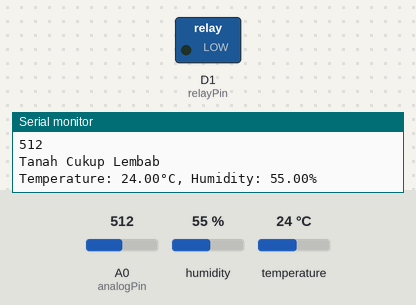
Simulated run of this sketch. Board: ESP8266 (NodeMCU). Parts: switched loads named in the sketch (green lamp = pin HIGH), the last lines printed to the serial monitor. The test bench sets the inputs (shaded band); at power-on: A0 (analogPin) = 512, humidity 55 %, temperature 24 °C. WiFi joins after 1.5 s; servers stay silent unless stated.

Above: at 3.2 s.
3.3 s: A0 (analogPin) set to 482
At 4.6 s:
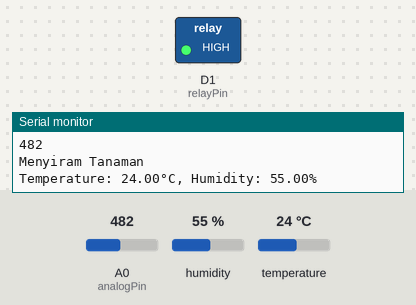
5.5 s: A0 (analogPin) set to 510
At 7.1 s:
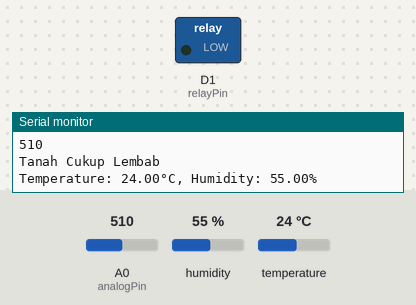
7.5 s: A0 (analogPin) set to 490
At 9.5 s:
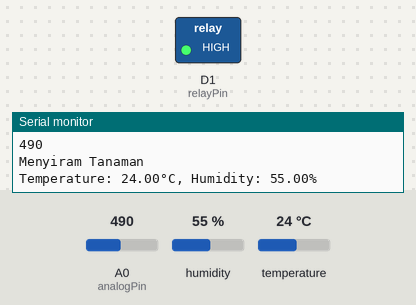
Timing chart, 0 to 11.0 s (numbered marks = the images above; inputs shaded):
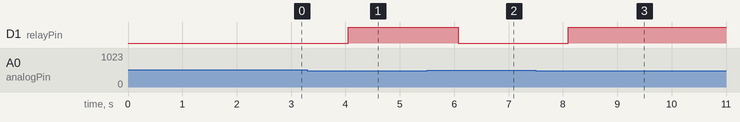

The sketch:

Sistem_Irigasi.ino
```cpp
#include <ESP8266WiFi.h> //library
//#define DHTTYPE DHT11 // Tipe sensor DHT yang digunakan
#include "DHT.h"
const char* ssid = "Simosachi"; //ssid
const char* password = "Simosachi2023"; //password
const int analogPin = A0; // Pin analog untuk sensor kelembaban tanah
const int relayPin = D1; // Pin untuk mengontrol relay
#define DHTPIN D2
#define DHTTYPE DHT11
DHT dht(DHTPIN, DHTTYPE);

void setup() {
  Serial.begin(115200);
  pinMode(relayPin, OUTPUT);

  // Menghubungkan ke WiFi
  WiFi.begin(ssid, password);
  while(WiFi.status() != WL_CONNECTED) {
    delay(1000);
    Serial.println("Connecting to WiFi...");
  }
  Serial.println("Connected to WiFi");
  }

void loop() {
  int soilMoisture = analogRead(analogPin);
 // Membaca nilai suhu dan kelembaban dari sensor DHT11
  float temperature = dht.readTemperature();
  float humidity = dht.readHumidity();

  // Sesuaikan nilai batas kelembaban tanah sesuai kebutuhan
  if (soilMoisture < 500) {
    // Aktifkan relay untuk menyiram tanaman
    digitalWrite(relayPin, HIGH);
    Serial.println(soilMoisture);
    Serial.println("Menyiram Tanaman");
  } else {
    // Matikan relay karena tanah sudah cukup lembab
    digitalWrite(relayPin, LOW);
    Serial.println(soilMoisture);
    Serial.println("Tanah Cukup Lembab");
  }

  //Tampilkan suhu dan kelembaban
  Serial.print("Temperature: ");
  Serial.print(temperature);
  Serial.print("°C, Humidity: ");
  Serial.print(humidity);
  Serial.println("%");
  delay(1000); // Interval pembacaan sensor (dalam milidetik), sesuaikan sesuai kebutuhan
}
```

Measured:
- the behaviour switches between 500 and 499 on A0 (analogPin) (found by bisection; images 0 and 1)
- after the input at 3.3 s, D1 (relayPin): LOW → HIGH after 0.75 s
- after the input at 5.5 s, D1 (relayPin): HIGH → LOW after 0.57 s
- after the input at 7.5 s, D1 (relayPin): LOW → HIGH after 0.60 s
